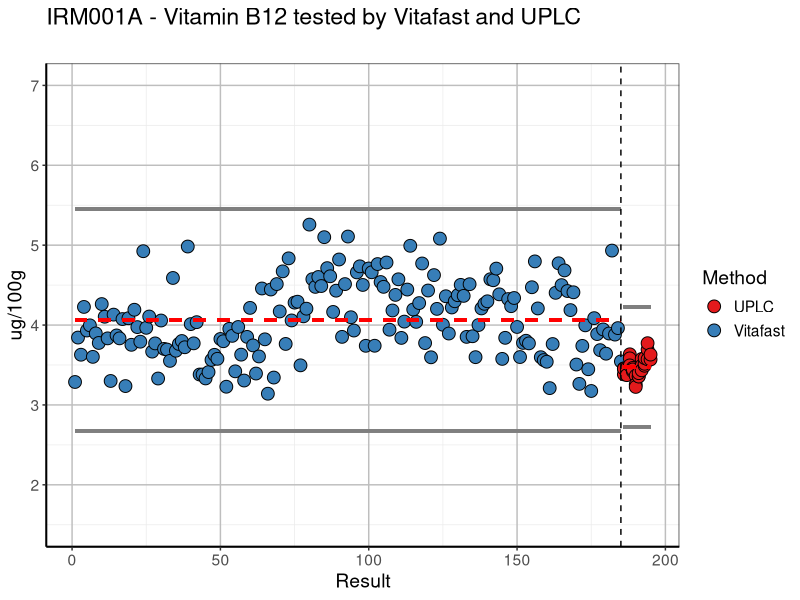

This figure's R source:
#### Clean Up environment -----------------------------
rm(list=ls())

#### Packages -----------------------------
library(readxl)
library(tidyverse)
library(here)
library(lubridate)

# Functions -----------------------------------------------------------------------------
remove.outliers <- function(x, na.rm = TRUE, ...) {
        qnt <- quantile(x, probs=c(.25, .75), na.rm = na.rm, ...)
        H <- 1.5 * IQR(x, na.rm = na.rm)
        y <- x
        y[x < (qnt[1] - H)] <- NA
        y[x > (qnt[2] + H)] <- NA
        y
}

# SRM Data ------------------------------------------------------------------------------
here::here()
data <- read_excel("data/VB12_SRM.xlsx", 
                   col_types = c("numeric", "date", "text", 
                                 "text", "text", "text", "text", "numeric"))

colnames(data)[1] <- "Sample"
#data$LOGIN_DATE <- dmy_hm(data$LOGIN_DATE)

data2 <- data %>%
        arrange(Sample) %>%
        mutate(ENTRY = remove.outliers(ENTRY)) %>%
        na.omit()

data2$Row <- as.numeric(rownames(data2))

data3 <- data %>%
        summarise(Mean = mean(ENTRY), 
                              UWL = Mean+2*sd(ENTRY),
                              UCL = Mean+3*sd(ENTRY),
                              LWL = Mean-2*sd(ENTRY),
                              LCL = Mean-3*sd(ENTRY),
                                SD = sd(ENTRY))
data3

n <- as.numeric(nrow(data2))

data2 <- data2[, c(9,3,8)]

# Validation Data ----------------------------------------------------------------------
here()
data_x <- read_excel("data/B12_Validation.xlsx", 
                     col_types = c("numeric", "date", "text", 
                                   "text", "text", "text", "numeric"))

#data_x$LOGIN_DATE <- dmy(data_x$LOGIN_DATE)

data4 <- data_x %>%
        arrange(LOGIN_DATE) 

data4a <- transform(data4,id=as.numeric(factor(LOGIN_DATE)))

data5 <- data4a %>%
        mutate(Row = n + id)

data5 <- data5[, c(9,3,7)]

val_sd <- 0.25

data6 <- data5 %>%
        summarise(Mean = mean(ENTRY))
data6

# Combine the two data sets -------------------------------------------------------------

data2 <- rbind(data2, data5)

m <- as.numeric(nrow(data2))

# Plotting the graph --------------------------------------------------------------------
plot <- ggplot(data2, aes(x=Row, y=ENTRY, fill = ANALYSIS)) +
        geom_point(size=4, shape = 21, colour = "black") +
        
        geom_segment(aes(x = data2$Row[1],
                         xend = data2$Row[n], 
                         y = data3$Mean[1], 
                         yend = data3$Mean[1]), 
                        colour = "red", 
                        lty=2, lwd=1) +
        
        geom_segment(aes(x = data2$Row[1],
                         xend = data2$Row[n], 
                         y = data3$UCL[1], 
                         yend = data3$UCL[1]), 
                        colour = "grey50", 
                        lty=1, lwd=1) +
        
        geom_segment(aes(x = data2$Row[1],
                         xend = data2$Row[n],  
                         y = data3$LCL[1], 
                         yend = data3$LCL[1]), 
                        colour = "grey50", 
                        lty=1, lwd=1) +
        
        geom_vline(xintercept=n, lty=2) +

        geom_segment(aes(x = data2$Row[n+1],
                         xend = data2$Row[m],  
                         y = data6$Mean[1], 
                         yend = data6$Mean[1]), 
                     colour = "red", 
                     lty=2, lwd=1) +
        
        geom_segment(aes(x = data2$Row[n+1],
                         xend = data2$Row[m],  
                         y = data6$Mean[1]+3*val_sd, 
                         yend = data6$Mean[1]+3*val_sd), 
                     colour = "grey50", 
                     lty=1, lwd=1) +
        
        geom_segment(aes(x = data2$Row[n+1],
                         xend = data2$Row[m],  
                         y = data6$Mean[1]-3*val_sd, 
                         yend = data6$Mean[1]-3*val_sd), 
                     colour = "grey50", 
                     lty=1, lwd=1) +
        
        scale_fill_brewer(palette="Set1") +
        theme_bw() +
        theme(panel.grid.major = element_line(size = 0.5, color = "grey"), 
              axis.line = element_line(size = 0.7, color = "black"), 
              text = element_text(size = 14)) +
        scale_y_continuous(limits = c(1.5,7)) +
        labs(x="Result", y = "ug/100g", title = "IRM001A - Vitamin B12 tested by Vitafast and UPLC\n", fill = "Method")

plot
